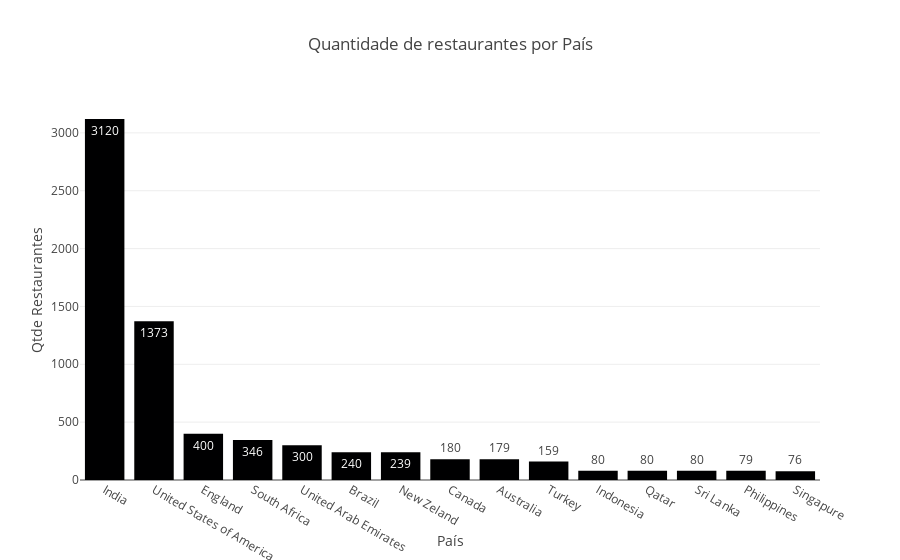

The notebook cell this image was saved under:
### Code cell
data_aux = df.loc[:,['restaurant_id','name_country']].groupby('name_country').count().sort_values(by='restaurant_id', ascending = False).reset_index()
fig = px.bar(data_aux,
             x='name_country',
             y='restaurant_id',
             title='Quantidade de restaurantes por País', 
             labels={'name_country': 'País', 'restaurant_id': 'Qtde Restaurantes'})
fig.update_traces(texttemplate = '%{y}')
fig.show();

### Figure 1 — Plotly figure (JSON) as saved in the notebook; plotly's stock layout.template omitted (floating-point values rounded to 4 significant figures)
{"data": [{"alignmentgroup": "True", "hovertemplate": "País=%{x}<br>Qtde Restaurantes=%{y}<extra></extra>", "legendgroup": "", "marker": {"color": "#000001", "pattern": {"shape": ""}}, "name": "", "offsetgroup": "", "orientation": "v", "showlegend": false, "textposition": "auto", "texttemplate": "%{y}", "type": "bar", "x": ["India", "United States of America", "England", "South Africa", "United Arab Emirates", "Brazil", "New Zeland", "Canada", "Australia", "Turkey", "Indonesia", "Qatar", "Sri Lanka", "Philippines", "Singapure"], "xaxis": "x", "y": [3120, 1373, 400, 346, 300, 240, 239, 180, 179, 159, 80, 80, 80, 79, 76], "yaxis": "y"}], "layout": {"barmode": "relative", "legend": {"tracegroupgap": 0}, "title": {"text": "Quantidade de restaurantes por País"}, "xaxis": {"anchor": "y", "domain": [0, 1], "title": {"text": "País"}}, "yaxis": {"anchor": "x", "domain": [0, 1], "title": {"text": "Qtde Restaurantes"}}}}
